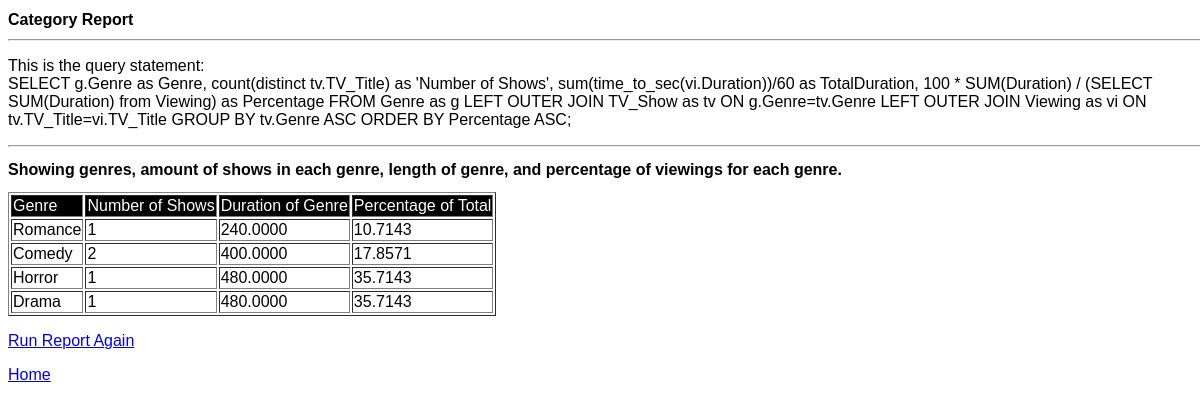
Screenshot of /category_report.php with the database file from the repository.
### tables this page shows
create table if not exists Genre (
	Genre varchar(100),
    primary key (Genre)
);

### category_report.php (the view, shortened to what this page needs)
<!doctype html>
<html>
	<head>
		<link rel="stylesheet" type="text/css"  href="database.css"/>
	</head>
	<body>
		<h1>Category Report</h1>
		<?php
			require_once 'login.php';
			$connection = mysqli_connect( $db_host, $db_user,
							$db_pass, $db_base);
			$query_select = "SELECT g.Genre as Genre, count(distinct tv.TV_Title) as 'Number of Shows', sum(time_to_sec(vi.Duration))/60 as TotalDuration, 100 * SUM(Duration) / (SELECT SUM(Duration) from Viewing) as Percentage";
			$query_from = " FROM Genre as g"
				. " LEFT OUTER JOIN TV_Show as tv ON g.Genre=tv.Genre"
				. " LEFT OUTER JOIN Viewing as vi ON tv.TV_Title=vi.TV_Title";
			$query_group = " GROUP BY tv.Genre ASC";
			$query_order = " ORDER BY Percentage ASC";
			$query = $query_select . $query_from . $query_group . $query_order . ';';
			echo '<hr/><p>This is the query statement: <br/>'. $query .'</p><hr/>';
			$result = mysqli_query($connection, $query);
			if (mysqli_num_rows($result) == 0) {
				echo '<p style="color: red; font-weight: bold;">No results found.</p>';
			} else {
		?>
		<h2>Showing genres, amount of shows in each genre, length of genre, and percentage of viewings for each genre.</h2>
		<table border=1>
			<tr style="color:white; background-color:black;">
				<td>Genre</td>
				<td>Number of Shows</td>
				<td>Duration of Genre</td>
				<td>Percentage of Total</td>
			</tr>
			<?php
			  while ($row = mysqli_fetch_assoc($result)){
				$genre=htmlentities($row["Genre"]);
				$numofshows=htmlentities($row["Number of Shows"]);
				$duration=htmlentities($row["TotalDuration"]);
				$percentage=htmlentities($row["Percentage"]);
				echo '<tr>';
				echo '<td>'  .  $genre  .   '</td>';
				echo '<td>'  .  $numofshows  .   '</td>';
				echo '<td>'  .  $duration  .   '</td>';
				echo '<td>'  .  $percentage  .   '</td>';
				echo '</tr>';
			  };
			};
			?>
		</table>
		<p><a href="category_report.php">Run Report Again</a></p>
		<p><a href="project.php">Home</a></p>
	</body>
</html>

### database.css (style rules this page uses)
html, body, h1, h2, h3, a, ol, ul, li, div, audio, blockquote, img, video, iframe, header, footer, main, nav { border: 0px; font-size: 100%; vertical-align: baseline; }
html { height: 100%; width: 100%; background-color: white; overflow-y: scroll; }
body { font-family: Helvetica, Arial, Sans-Serif; height: 100%; width: 100%; }

### rows the page displays
genre: Genre "Romance", numofshows "1", duration "240.0000", percentage "10.7143"
genre: Genre "Comedy", numofshows "2", duration "400.0000", percentage "17.8571"
genre: Genre "Horror", numofshows "1", duration "480.0000", percentage "35.7143"
genre: Genre "Drama", numofshows "1", duration "480.0000", percentage "35.7143"
